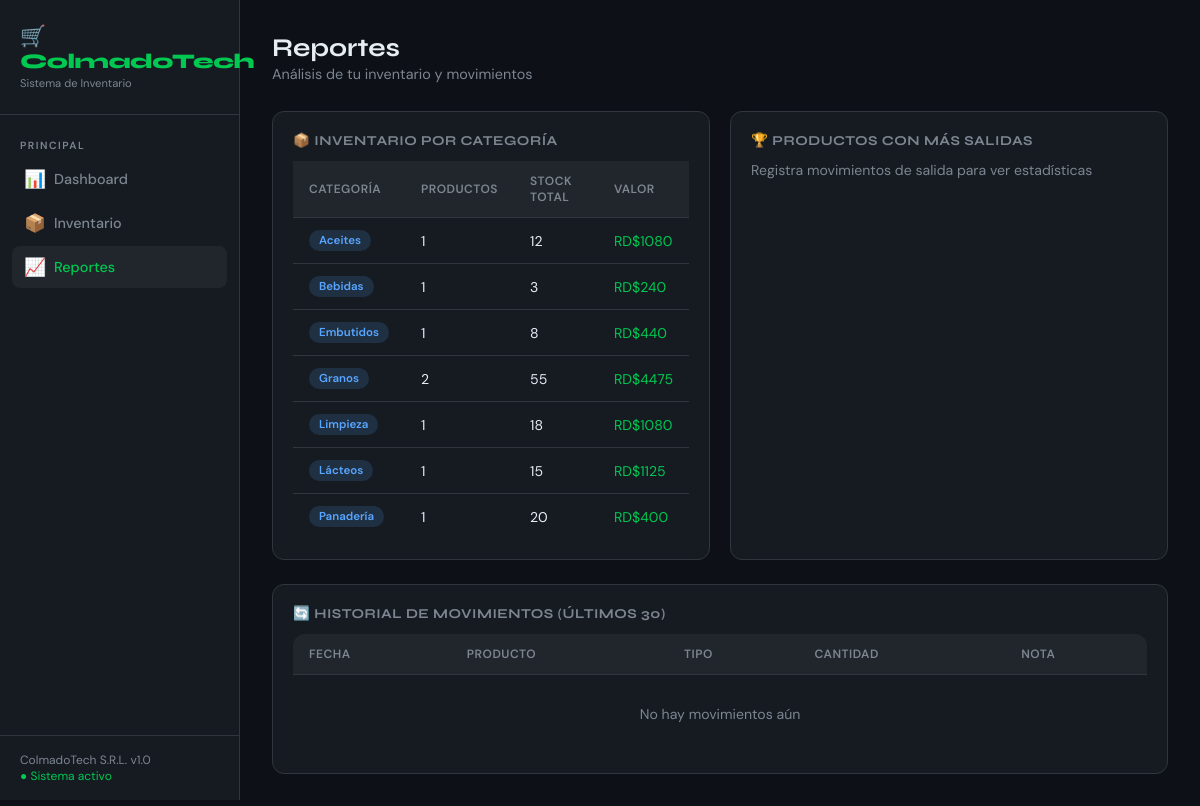
Page /reportes on the committed database.
### tables this page shows
CREATE TABLE productos (
            id INTEGER PRIMARY KEY AUTOINCREMENT,
            nombre TEXT NOT NULL,
            categoria TEXT NOT NULL,
            precio_compra REAL NOT NULL,
            precio_venta REAL NOT NULL,
            cantidad INTEGER NOT NULL DEFAULT 0,
            cantidad_minima INTEGER NOT NULL DEFAULT 5,
            fecha_vencimiento TEXT,
            creado_en TEXT DEFAULT CURRENT_TIMESTAMP
        );

### app.py (the view)
@app.route('/reportes')
def reportes():
    conn = get_db()
    por_categoria = conn.execute(
        "SELECT categoria, COUNT(*) as total, SUM(cantidad) as stock, SUM(precio_compra*cantidad) as valor FROM productos GROUP BY categoria"
    ).fetchall()
    mas_vendidos = conn.execute(
        "SELECT p.nombre, SUM(m.cantidad) as total FROM movimientos m JOIN productos p ON m.producto_id=p.id WHERE m.tipo='salida' GROUP BY p.id ORDER BY total DESC LIMIT 5"
    ).fetchall()
    historial = conn.execute(
        "SELECT m.*, p.nombre FROM movimientos m JOIN productos p ON m.producto_id=p.id ORDER BY m.fecha DESC LIMIT 30"
    ).fetchall()
    conn.close()
    return render_template('reportes.html', por_categoria=por_categoria, mas_vendidos=mas_vendidos, historial=historial)

### app.py (called while the page is built)
def get_db():
    conn = sqlite3.connect(DB_PATH)
    conn.row_factory = sqlite3.Row
    return conn

### templates/reportes.html (shortened to what this page needs)
{% extends 'base.html' %}
{% block content %}
<div class="page-header">
    <div>
        <div class="page-title">Reportes</div>
        <div class="page-subtitle">Análisis de tu inventario y movimientos</div>
    </div>
</div>
<div class="grid-2" style="margin-bottom:24px;">
    <div class="card">
        <div class="card-title">📦 Inventario por Categoría</div>
        <table style="border:none;">
            <thead>
                <tr>
                    <th>Categoría</th>
                    <th>Productos</th>
                    <th>Stock Total</th>
                    <th>Valor</th>
                </tr>
            </thead>
            <tbody>
                {% for c in por_categoria %}
                <tr>
                    <td><span class="badge badge-blue">{{ c.categoria }}</span></td>
                    <td>{{ c.total }}</td>
                    <td>{{ c.stock }}</td>
                    <td class="text-green">RD${{ "%.0f"|format(c.valor) }}</td>
                </tr>
                {% else %}
                <tr><td colspan="4" class="text-muted">Sin datos</td></tr>
                {% endfor %}
            </tbody>
        </table>
    </div>
    <div class="card">
        <div class="card-title">🏆 Productos con Más Salidas</div>
        {% if mas_vendidos %}
        {% for i, p in enumerate(mas_vendidos) if i is defined %}
        {% endfor %}
        <table style="border:none;">
            <thead>
                <tr><th>#</th><th>Producto</th><th>Unidades salidas</th></tr>
            </thead>
            <tbody>
                {% for p in mas_vendidos %}
                <tr>
                    <td class="text-muted">{{ loop.index }}</td>
                    <td>{{ p.nombre }}</td>
                    <td><span class="badge badge-green">{{ p.total }}</span></td>
                </tr>
                {% else %}
                <tr><td colspan="3" class="text-muted">Sin movimientos aún</td></tr>
                {% endfor %}
            </tbody>
        </table>
        {% else %}
        <p class="text-muted" style="font-size:0.88rem;">Registra movimientos de salida para ver estadísticas</p>
        {% endif %}
    </div>
</div>
<div class="card">
    <div class="card-title">🔄 Historial de Movimientos (últimos 30)</div>
    <div class="table-wrapper" style="border:none;">
        <table>
            <thead>
                <tr>
                    <th>Fecha</th>
                    <th>Producto</th>
                    <th>Tipo</th>
                    <th>Cantidad</th>
                    <th>Nota</th>
                </tr>
            </thead>
            <tbody>
                {% for m in historial %}
                <tr>
                    <td class="text-muted" style="font-size:0.8rem;">{{ m.fecha[:16] }}</td>
                    <td>{{ m.nombre }}</td>
                    <td>
                        {% if m.tipo == 'entrada' %}
                        <span class="badge badge-green">↑ Entrada</span>
                        {% else %}
                        <span class="badge badge-red">↓ Salida</span>
                        {% endif %}
                    </td>
                    <td class="font-bold">{{ m.cantidad }}</td>
                    <td class="text-muted">{{ m.nota or '—' }}</td>
                </tr>
                {% else %}
                <tr>
                    <td colspan="5" style="text-align:center; padding:30px; color:var(--text-muted);">No hay movimientos aún</td>
                </tr>
                {% endfor %}
            </tbody>
        </table>
    </div>
</div>
{% endblock %}

### templates/base.html (style rules this page uses)
:root { --verde: #00C851; --verde-dark: #009c3f; --verde-light: #e6fff0; --rojo: #ff4444; --amarillo: #ffbb33; --bg: #0d1117; --bg2: #161b22; --bg3: #21262d; --border: #30363d; --text: #e6edf3; --text-muted: #7d8590; --card: #161b22; }
* { margin:0; padding:0; box-sizing:border-box; }
body { font-family: 'DM Sans', sans-serif; background: var(--bg); color: var(--text); min-height: 100vh; display: flex; }
.page-header { display: flex; align-items: center; justify-content: space-between; margin-bottom: 28px; }
.page-title { font-family: 'Syne', sans-serif; font-size: 1.6rem; font-weight: 700; }
.page-subtitle { color: var(--text-muted); font-size: 0.9rem; margin-top: 2px; }
.card { background: var(--card); border: 1px solid var(--border); border-radius: 12px; padding: 20px; }
.card-title { font-family: 'Syne', sans-serif; font-weight: 700; font-size: 0.85rem; color: var(--text-muted); text-transform: uppercase; letter-spacing: 0.5px; margin-bottom: 12px; }
.table-wrapper { overflow-x: auto; border-radius: 12px; border: 1px solid var(--border); }
table { width: 100%; border-collapse: collapse; }
thead th { background: var(--bg3); padding: 12px 16px; font-size: 0.75rem; font-weight: 600; color: var(--text-muted); text-transform: uppercase; letter-spacing: 0.5px; text-align: left; }
tbody tr { border-top: 1px solid var(--border); transition: background 0.1s; }
td { padding: 12px 16px; font-size: 0.88rem; }
.badge { display: inline-block; padding: 3px 10px; border-radius: 20px; font-size: 0.72rem; font-weight: 600; }
.badge-blue { background: rgba(88,166,255,0.15); color: #58a6ff; }
.grid-2 { display: grid; grid-template-columns: 1fr 1fr; gap: 20px; }
.text-muted { color: var(--text-muted); }
.text-green { color: var(--verde); }

### rows in the picture
productos: categoria "Aceites", total "1", stock "12", valor "1080"
productos: categoria "Bebidas", total "1", stock "3", valor "240"
productos: categoria "Embutidos", total "1", stock "8", valor "440"
productos: categoria "Limpieza", total "1", stock "18", valor "1080"
productos: categoria "Lácteos", total "1", stock "15", valor "1125"
productos: categoria "Panadería", total "1", stock "20", valor "400"

### other values in the picture
{{ c.categoria }} "Granos"
{{ c.total }} "2"
{{ c.stock }} "55"
{{ "%.0f"|format(c.valor) }} "4475"
